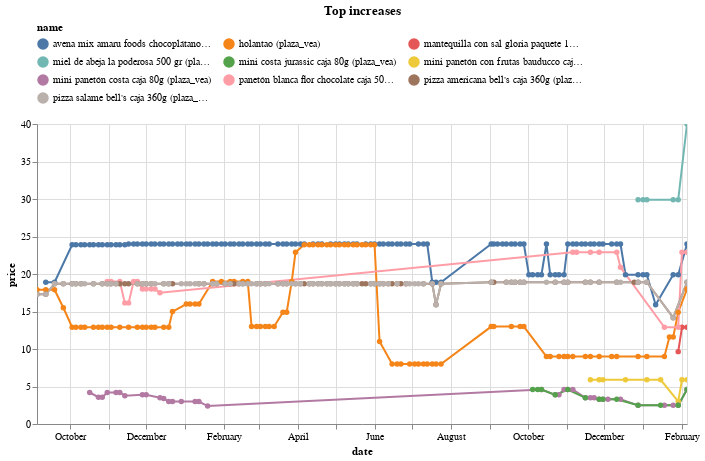

Notebook cell for this chart:
### Code cell
(top_changes
 .sort_values('change')
 .tail(10)
 .pipe(plot_changes, 'Top increases')
)

### Figure 1 — Vega-Lite specification as saved in the notebook (floating-point values rounded to 4 significant figures; data arrays with more than 128 entries replaced by an {"elided": "..."} marker saying what was removed)
{"config": {"view": {"continuousWidth": 300, "continuousHeight": 300}, "legend": {"columns": 3, "orient": "top"}}, "data": {"name": "data-2aa19f5e4383d1806f8382816ec94ed8"}, "mark": {"type": "line", "point": true}, "encoding": {"color": {"field": "name", "scale": {"domain": ["avena mix amaru foods chocoplátano doypack 400g (plaza_vea)", "holantao (plaza_vea)", "mantequilla con sal gloria paquete 180g (plaza_vea)", "miel de abeja la poderosa 500 gr (plaza_vea)", "mini costa jurassic caja 80g (plaza_vea)", "mini panetón con frutas bauducco caja 80g (plaza_vea)", "mini panetón costa caja 80g (plaza_vea)", "panetón blanca flor chocolate caja 500g (plaza_vea)", "pizza americana bell's caja 360g (plaza_vea)", "pizza salame bell's caja 360g (plaza_vea)"]}, "type": "nominal"}, "tooltip": [{"field": "name", "type": "nominal"}, {"field": "price", "type": "quantitative"}, {"field": "last_price", "type": "quantitative"}], "x": {"field": "date", "type": "temporal"}, "y": {"field": "price", "type": "quantitative"}}, "params": [{"name": "param_5", "select": {"type": "point", "fields": ["name"]}, "bind": "legend"}, {"name": "param_6", "select": {"type": "interval", "encodings": ["x", "y"]}, "bind": "scales"}], "title": "Top increases", "transform": [{"filter": {"param": "param_5"}}], "width": 650, "$schema": "https://vega.github.io/schema/vega-lite/v5.16.3.json", "datasets": {"data-2aa19f5e4383d1806f8382816ec94ed8": {"elided": "479 records"}}}
